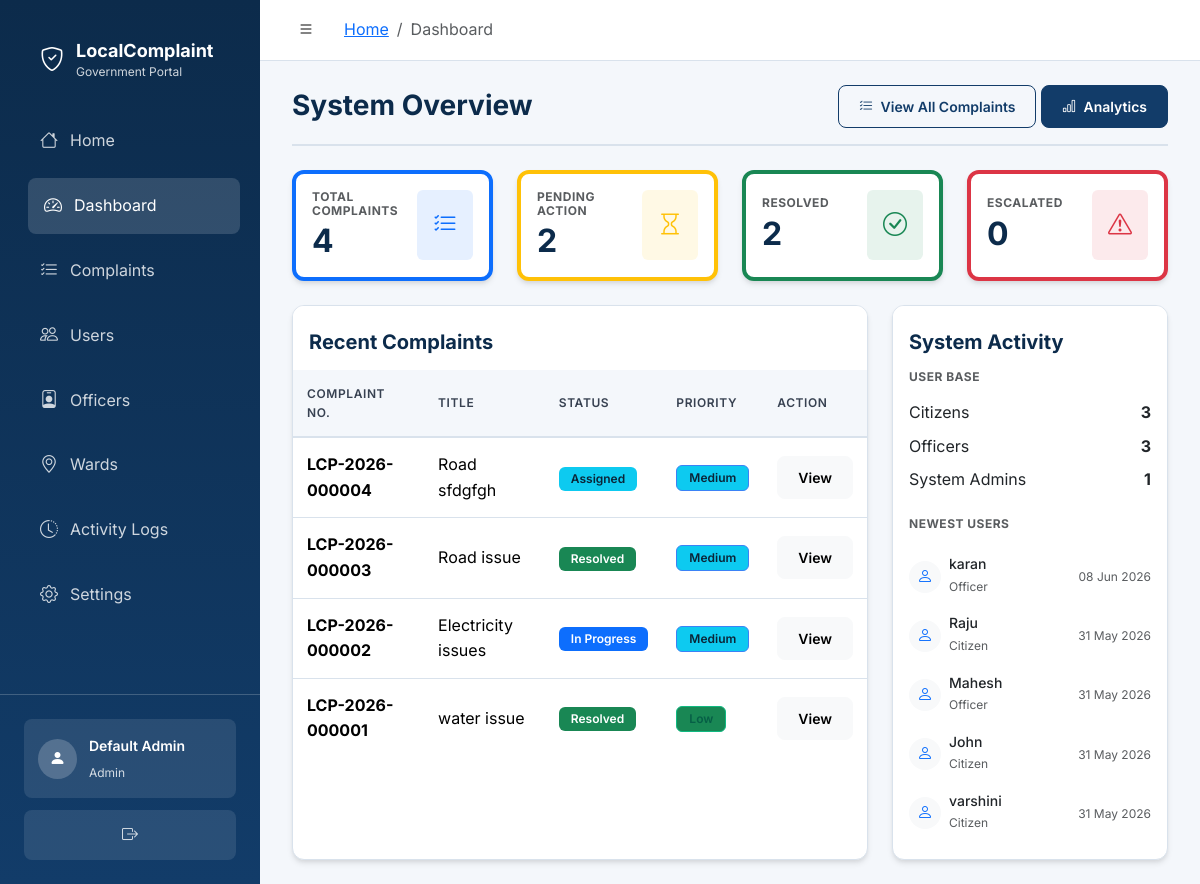
The app's page /admin/dashboard (signed in), older data.
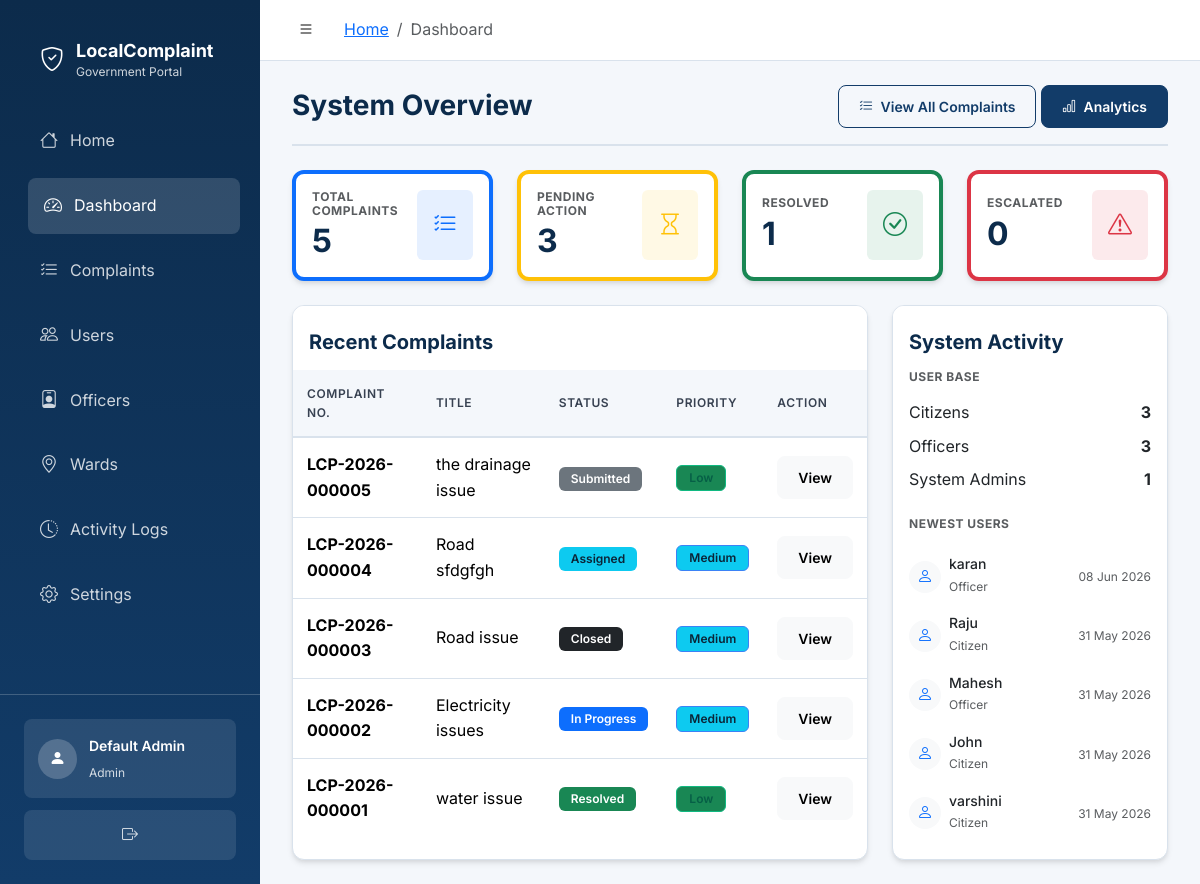
The same page, newer data.
### backend/models/complaint.py (models this page shows, shortened)
class Complaint(db.Model):
    __tablename__ = "complaints"
    STATUS_SUBMITTED = "Submitted"
    STATUS_ASSIGNED = "Assigned"
    STATUS_IN_PROGRESS = "In Progress"
    STATUS_RESOLVED = "Resolved"
    STATUS_CLOSED = "Closed"
    STATUSES = (
        STATUS_SUBMITTED,
        STATUS_ASSIGNED,
        STATUS_IN_PROGRESS,
        STATUS_RESOLVED,
        STATUS_CLOSED,
    )
    PRIORITY_LOW = "Low"
    PRIORITY_MEDIUM = "Medium"
    PRIORITY_HIGH = "High"
    PRIORITY_EMERGENCY = "Emergency"
    PRIORITIES = (
        PRIORITY_LOW,
        PRIORITY_MEDIUM,
        PRIORITY_HIGH,
        PRIORITY_EMERGENCY,
    )
    ESCALATION_NORMAL = "Normal"
    ESCALATION_URGENT = "Urgent"
    ESCALATION_CRITICAL = "Critical"
    ESCALATION_LEVELS = (
        ESCALATION_NORMAL,
        ESCALATION_URGENT,
        ESCALATION_CRITICAL,
    )
    REFILE_AFTER_DAYS = 7
    complaint_id = db.Column(db.Integer, primary_key=True, autoincrement=True)
    complaint_number = db.Column(
        db.String(30),
        unique=True,
        nullable=True,
        index=True,
    )
    title = db.Column(db.String(200), nullable=False)
    description = db.Column(db.Text, nullable=False)
    category_id = db.Column(
        db.Integer,
        db.ForeignKey(
            "complaint_categories.category_id",
            ondelete="RESTRICT",
            onupdate="CASCADE",
        ),
        nullable=False,
        index=True,
    )
    priority = db.Column(
        db.Enum(*PRIORITIES, name="complaint_priority"),
        nullable=False,
        default=PRIORITY_MEDIUM,
        index=True,
    )
    status = db.Column(
        db.Enum(*STATUSES, name="complaint_status"),
        nullable=False,
        default=STATUS_SUBMITTED,
        index=True,
    )
    escalation_level = db.Column(
        db.Enum(*ESCALATION_LEVELS, name="complaint_escalation_level"),
        nullable=False,
        default=ESCALATION_NORMAL,
        index=True,
    )
    location = db.Column(db.String(255), nullable=False)
    ward_id = db.Column(
        db.Integer,
        db.ForeignKey("wards.ward_id", ondelete="RESTRICT", onupdate="CASCADE"),
        nullable=False,
        index=True,
    )
    citizen_id = db.Column(
        db.Integer,
        db.ForeignKey("users.user_id", ondelete="RESTRICT", onupdate="CASCADE"),
        nullable=False,
        index=True,
    )
    assigned_officer_id = db.Column(
        db.Integer,
        db.ForeignKey("users.user_id", ondelete="SET NULL", onupdate="CASCADE"),
        index=True,
    )
    before_image_path = db.Column(db.String(255))
    after_image_path = db.Column(db.String(255))
    resolution_notes = db.Column(db.Text)
    work_performed = db.Column(db.Text)
    materials_used = db.Column(db.Text)
    additional_remarks = db.Column(db.Text)
    is_active = db.Column(db.Boolean, nullable=False, default=True, index=True)
    submitted_at = db.Column(
        db.DateTime,
        nullable=False,
        default=datetime.utcnow,
        index=True,
    )
    assigned_at = db.Column(db.DateTime)
    resolved_at = db.Column(db.DateTime)
    closed_at = db.Column(db.DateTime)
    created_at = db.Column(db.DateTime, nullable=False, default=datetime.utcnow)
    updated_at = db.Column(
        db.DateTime,
        nullable=False,
        default=datetime.utcnow,
        onupdate=datetime.utcnow,
    )
    category = db.relationship(
        "ComplaintCategory",
        back_populates="complaints",
    )
    ward = db.relationship(
        "Ward",
        back_populates="complaints",
    )
    citizen = db.relationship(
        "User",
        foreign_keys=[citizen_id],
        back_populates="citizen_complaints",
    )
    assigned_officer = db.relationship(
        "User",
        foreign_keys=[assigned_officer_id],
        back_populates="assigned_complaints",
    )
    updates = db.relationship(
        "ComplaintUpdate",
        back_populates="complaint",
        lazy="dynamic",
        cascade="all, delete-orphan",
        order_by="ComplaintUpdate.created_at.asc()",
    )
    notifications = db.relationship(
        "Notification",
        back_populates="complaint",
        lazy="dynamic",
    )
    feedback = db.relationship(
        "Feedback",
        back_populates="complaint",
        uselist=False,
        cascade="all, delete-orphan",
    )

### backend/models/user.py (models this page shows, shortened)
class User(UserMixin, db.Model):
    __tablename__ = "users"
    ROLE_CITIZEN = "citizen"
    ROLE_OFFICER = "officer"
    ROLE_ADMIN = "admin"
    ROLES = (ROLE_CITIZEN, ROLE_OFFICER, ROLE_ADMIN)
    user_id = db.Column(db.Integer, primary_key=True, autoincrement=True)
    full_name = db.Column(db.String(120), nullable=False)
    email = db.Column(db.String(150), nullable=False, unique=True, index=True)
    password_hash = db.Column(db.String(255), nullable=False)
    phone = db.Column(db.String(20))
    role = db.Column(
        db.Enum(*ROLES, name="user_role"),
        nullable=False,
        default=ROLE_CITIZEN,
        index=True,
    )
    security_question = db.Column(db.String(255))
    security_answer_hash = db.Column(db.String(255))
    is_active = db.Column(db.Boolean, nullable=False, default=True, index=True)
    created_at = db.Column(db.DateTime, nullable=False, default=datetime.utcnow)
    updated_at = db.Column(
        db.DateTime,
        nullable=False,
        default=datetime.utcnow,
        onupdate=datetime.utcnow,
    )
    citizen_complaints = db.relationship(
        "Complaint",
        foreign_keys="Complaint.citizen_id",
        back_populates="citizen",
        lazy="dynamic",
    )
    assigned_complaints = db.relationship(
        "Complaint",
        foreign_keys="Complaint.assigned_officer_id",
        back_populates="assigned_officer",
        lazy="dynamic",
    )
    assigned_wards = db.relationship(
        "Ward",
        foreign_keys="Ward.assigned_officer_id",
        back_populates="assigned_officer",
        lazy="dynamic",
    )
    complaint_updates = db.relationship(
        "ComplaintUpdate",
        back_populates="updated_by_user",
        lazy="dynamic",
    )
    notifications = db.relationship(
        "Notification",
        back_populates="user",
        lazy="dynamic",
        cascade="all, delete-orphan",
    )
    feedback_entries = db.relationship(
        "Feedback",
        back_populates="citizen",
        lazy="dynamic",
    )
    activity_logs = db.relationship(
        "ActivityLog",
        back_populates="user",
        lazy="dynamic",
    )

### backend/routes/admin_routes.py (the view)
@admin_bp.route("/dashboard")
@admin_required
def dashboard():
    total_users = User.query.count()
    total_citizens = User.query.filter_by(role=User.ROLE_CITIZEN).count()
    total_officers = User.query.filter_by(role=User.ROLE_OFFICER).count()
    total_complaints = Complaint.query.count()
    pending_complaints = Complaint.query.filter(Complaint.status.in_([Complaint.STATUS_SUBMITTED, Complaint.STATUS_ASSIGNED, Complaint.STATUS_IN_PROGRESS])).count()
    resolved_complaints = Complaint.query.filter_by(status=Complaint.STATUS_RESOLVED).count()
    closed_complaints = Complaint.query.filter_by(status=Complaint.STATUS_CLOSED).count()
    escalated_complaints = Complaint.query.filter(Complaint.escalation_level.in_([Complaint.ESCALATION_URGENT, Complaint.ESCALATION_CRITICAL])).count()
    recent_complaints = (
        Complaint.query.options(
            db.joinedload(Complaint.category),
            db.joinedload(Complaint.ward),
            db.joinedload(Complaint.assigned_officer),
            db.joinedload(Complaint.citizen),
        )
        .order_by(Complaint.submitted_at.desc())
        .limit(5)
        .all()
    )
    recent_users = User.query.order_by(User.created_at.desc()).limit(5).all()
    return render_template(
        "admin/dashboard.html",
        total_users=total_users,
        total_citizens=total_citizens,
        total_officers=total_officers,
        total_complaints=total_complaints,
        pending_complaints=pending_complaints,
        resolved_complaints=resolved_complaints,
        closed_complaints=closed_complaints,
        escalated_complaints=escalated_complaints,
        recent_complaints=recent_complaints,
        recent_users=recent_users
    )

### backend/templates/admin/dashboard.html (shortened to what the changed rows need)
{% extends "base_dashboard.html" %}
{% import "components/macros.html" as ui %}
{% block content %}
<div class="page-header d-flex justify-content-between align-items-center mb-4">
  <h1 class="h3 mb-0">System Overview</h1>
</div>
<div class="row row-cols-1 row-cols-md-2 row-cols-xl-4 g-4 mb-4">
  <div class="col">
    <div class="card card-dashboard h-100 border-start border-primary border-4">
      <div class="card-body">
        <div class="d-flex justify-content-between align-items-center">
          <div>
            <h6 class="text-muted text-uppercase mb-1" style="font-size: 0.75rem; letter-spacing: 0.5px;">Total Complaints</h6>
            <h2 class="mb-0">{{ total_complaints }}</h2>
          </div>
        </div>
      </div>
    </div>
  </div>
  <div class="col">
    <div class="card card-dashboard h-100 border-start border-warning border-4">
      <div class="card-body">
        <div class="d-flex justify-content-between align-items-center">
          <div>
            <h6 class="text-muted text-uppercase mb-1" style="font-size: 0.75rem; letter-spacing: 0.5px;">Pending Action</h6>
            <h2 class="mb-0">{{ pending_complaints }}</h2>
          </div>
        </div>
      </div>
    </div>
  </div>
  <div class="col">
    <div class="card card-dashboard h-100 border-start border-success border-4">
      <div class="card-body">
        <div class="d-flex justify-content-between align-items-center">
          <div>
            <h6 class="text-muted text-uppercase mb-1" style="font-size: 0.75rem; letter-spacing: 0.5px;">Resolved</h6>
            <h2 class="mb-0">{{ resolved_complaints }}</h2>
          </div>
        </div>
      </div>
    </div>
  </div>
  <div class="col">
    <div class="card card-dashboard h-100 border-start border-danger border-4">
      <div class="card-body">
        <div class="d-flex justify-content-between align-items-center">
          <div>
            <h2 class="mb-0">{{ escalated_complaints }}</h2>
          </div>
        </div>
      </div>
    </div>
  </div>
</div>
<div class="row g-4">
  <div class="col-lg-8">
    <div class="card card-dashboard h-100">
      <div class="card-body p-0 mt-3">
        <div class="table-responsive">
          <table class="table table-modern mb-0">
            <thead>
              <tr>
                <th>Complaint No.</th>
                <th>Title</th>
                <th>Status</th>
                <th>Priority</th>
                <th>Action</th>
              </tr>
            </thead>
            <tbody>
              {% for complaint in recent_complaints %}
              <tr>
                <td><strong>{{ complaint.complaint_number }}</strong></td>
                <td>{{ complaint.title | truncate(35) }}</td>
                <td>{{ ui.status_badge(complaint.status) }}</td>
                <td>{{ ui.priority_badge(complaint.priority) }}</td>
                <td>
                  <a href="{{ url_for('admin.view_complaint', complaint_id=complaint.complaint_id) }}" class="btn btn-sm btn-light">View</a>
                </td>
              </tr>
              {% endfor %}
            </tbody>
          </table>
        </div>
      </div>
    </div>
  </div>
  <div class="col-lg-4">
    <div class="card card-dashboard h-100">
      <div class="card-body">
        <div class="list-group list-group-flush">
          {% for user in recent_users %}
          <div class="list-group-item px-0 border-0 py-2 d-flex justify-content-between align-items-center">
            <div class="d-flex align-items-center">
              <div class="avatar bg-light text-primary rounded-circle d-flex align-items-center justify-content-center me-2" style="width: 32px; height: 32px;">
                <i class="bi bi-person"></i>
              </div>
              <div>
                <div class="mb-0 fw-medium lh-sm" style="font-size: 0.875rem;">{{ user.full_name }}</div>
                <small class="text-muted" style="font-size: 0.75rem;">{{ user.role|title }}</small>
              </div>
            </div>
            <small class="text-muted" style="font-size: 0.75rem;">{{ user.created_at|date }}</small>
          </div>
          {% else %}
          <div class="text-muted small">No recent users.</div>
          {% endfor %}
        </div>
      </div>
    </div>
  </div>
</div>
{% endblock %}

### backend/templates/base_dashboard.html (shortened to what this page needs)
<!doctype html>
<html lang="en">
<head>
  <link href="https://cdn.jsdelivr.net/npm/bootstrap@5.3.3/dist/css/bootstrap.min.css" rel="stylesheet">
  <link href="https://cdn.jsdelivr.net/npm/bootstrap-icons@1.11.3/font/bootstrap-icons.min.css" rel="stylesheet">
  <link rel="stylesheet" href="{{ url_for('static', filename='css/style.css') }}">
</head>
<body class="dashboard-body">
  <aside class="sidebar" id="sidebar">
    <div class="sidebar-header">
      <a href="{{ url_for('index') }}" class="sidebar-brand">
        <div class="sidebar-brand-icon"><i class="bi bi-shield-check"></i></div>
        <div class="sidebar-brand-text">
          <span class="sidebar-brand-title">LocalComplaint</span>
          <span class="sidebar-brand-sub">Government Portal</span>
        </div>
      </a>
    </div>
    <nav class="sidebar-nav">
      {% block sidebar_nav %}
        {% if current_user.is_authenticated %}
          {% if current_user.role == 'citizen' %}
            {% include "components/sidebar_citizen.html" %}
          {% elif current_user.role == 'officer' %}
            {% include "components/sidebar_officer.html" %}
          {% elif current_user.role == 'admin' %}
            {% include "components/sidebar_admin.html" %}
          {% endif %}
        {% endif %}
      {% endblock %}
    </nav>
    <div class="sidebar-footer">
      <div class="sidebar-user">
        <div class="sidebar-user-avatar">
          <i class="bi bi-person-fill"></i>
        </div>
        <div class="sidebar-user-info">
          <span class="sidebar-user-name">{{ current_user.full_name if current_user.is_authenticated else 'Guest' }}</span>
          <span class="sidebar-user-role">{{ current_user.role | capitalize if current_user.is_authenticated else '' }}</span>
        </div>
      </div>
      <a href="{{ url_for('auth.logout') }}" class="sidebar-logout" title="Logout">
        <i class="bi bi-box-arrow-right"></i>
      </a>
    </div>
  </aside>
  <div class="main-wrapper">
    <header class="topbar">
      <button class="topbar-toggle" id="sidebarToggle" aria-label="Toggle sidebar">
        <i class="bi bi-list"></i>
      </button>
      <div class="topbar-breadcrumb">
        {% block breadcrumb %}
          {% set path_parts = request.path.strip('/').split('/') %}
          <nav aria-label="breadcrumb">
            <ol class="breadcrumb mb-0">
              <li class="breadcrumb-item"><a href="{{ url_for(current_user.role|lower + '.dashboard') if current_user.is_authenticated else url_for('index') }}">Home</a></li>
              {% for part in path_parts %}
                {% if part != current_user.role|lower %}
                  {% if loop.last %}
                    <li class="breadcrumb-item active" aria-current="page">{{ part | replace('_', ' ') | replace('-', ' ') | title }}</li>
                  {% else %}
                    <li class="breadcrumb-item text-muted">{{ part | replace('_', ' ') | replace('-', ' ') | title }}</li>
                  {% endif %}
                {% endif %}
              {% endfor %}
            </ol>
          </nav>
        {% endblock %}
      </div>
    </header>
    <main class="page-content">
      {% block content %}{% endblock %}
    </main>
  </div>
</body>
</html>

### backend/templates/components/macros.html (shortened to what this page needs)
{% macro status_badge(status) %}
  {% set badge_class = status | replace(' ', '-') %}
  <span class="badge badge-status-{{ badge_class }}">{{ status }}</span>
{% endmacro %}
{% macro priority_badge(priority) %}
  <span class="badge badge-priority-{{ priority }}">{{ priority }}</span>
{% endmacro %}

Row changes from the older to the newer data that the page shows:
added Complaint: complaint_number "LCP-2026-000005", title "the drainage issue", status "Submitted", priority "Low"
changed Complaint "Road issue": status "Resolved" → "Closed"
Text that changed along with them:
{{ total_complaints }}: "4" → "5"
{{ pending_complaints }}: "2" → "3"
{{ resolved_complaints }}: "2" → "1"
